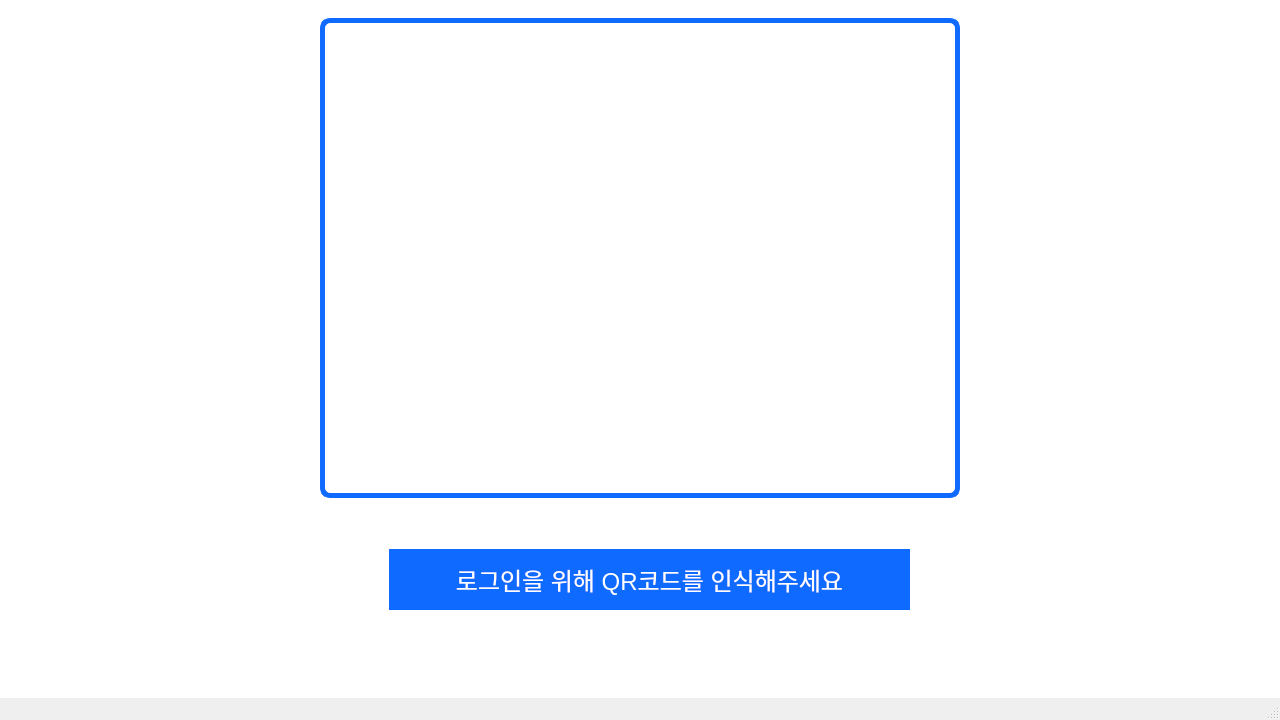
<?xml version="1.0" encoding="UTF-8"?>
<ui version="4.0">
 <class>MainWindow</class>
 <widget class="QMainWindow" name="MainWindow">
  <property name="geometry">
   <rect>
    <x>0</x>
    <y>0</y>
    <width>1280</width>
    <height>720</height>
   </rect>
  </property>
  <property name="minimumSize">
   <size>
    <width>1280</width>
    <height>720</height>
   </size>
  </property>
  <property name="maximumSize">
   <size>
    <width>1280</width>
    <height>720</height>
   </size>
  </property>
  <property name="windowTitle">
   <string>MainWindow</string>
  </property>
  <widget class="QWidget" name="centralwidget">
   <property name="styleSheet">
    <string notr="true">background-color: rgb(255, 255, 255);
font: 63 9pt &quot;Bahnschrift SemiBold SemiConden&quot;;
color: rgb(255, 255, 255);</string>
   </property>
   <layout class="QGridLayout" name="gridLayout_2">
    <item row="0" column="0">
     <widget class="QStackedWidget" name="stackedWidget">
      <widget class="QWidget" name="page">
       <widget class="QLabel" name="label">
        <property name="geometry">
         <rect>
          <x>311</x>
          <y>9</y>
          <width>640</width>
          <height>480</height>
         </rect>
        </property>
        <property name="minimumSize">
         <size>
          <width>640</width>
          <height>480</height>
         </size>
        </property>
        <property name="maximumSize">
         <size>
          <width>1280</width>
          <height>960</height>
         </size>
        </property>
        <property name="layoutDirection">
         <enum>Qt::LeftToRight</enum>
        </property>
        <property name="autoFillBackground">
         <bool>false</bool>
        </property>
        <property name="styleSheet">
         <string notr="true">border-style: solid;
border-width: 5px;
border-color: rgb(15, 107, 255);
border-radius: 10px;</string>
        </property>
        <property name="midLineWidth">
         <number>0</number>
        </property>
        <property name="text">
         <string/>
        </property>
        <property name="alignment">
         <set>Qt::AlignCenter</set>
        </property>
       </widget>
       <widget class="QLabel" name="label_2">
        <property name="geometry">
         <rect>
          <x>380</x>
          <y>540</y>
          <width>521</width>
          <height>61</height>
         </rect>
        </property>
        <property name="layoutDirection">
         <enum>Qt::LeftToRight</enum>
        </property>
        <property name="styleSheet">
         <string notr="true">color: rgb(255, 255, 255);
background-color: rgb(15, 107, 255);
font: 18pt &quot;맑은 고딕&quot;;</string>
        </property>
        <property name="text">
         <string>&lt;html&gt;&lt;head/&gt;&lt;body&gt;&lt;p&gt;&lt;span style=&quot; font-size:18pt;&quot;&gt;로그인을 위해 QR코드를 인식해주세요&lt;/span&gt;&lt;/p&gt;&lt;/body&gt;&lt;/html&gt;</string>
        </property>
        <property name="alignment">
         <set>Qt::AlignCenter</set>
        </property>
       </widget>
      </widget>
      <widget class="QWidget" name="page_2">
       <widget class="QLabel" name="label_3">
        <property name="geometry">
         <rect>
          <x>310</x>
          <y>50</y>
          <width>640</width>
          <height>450</height>
         </rect>
        </property>
        <property name="minimumSize">
         <size>
          <width>640</width>
          <height>450</height>
         </size>
        </property>
        <property name="styleSheet">
         <string notr="true">border-style: solid;
border-width: 5px;
border-color: rgb(15, 107, 255);
border-radius: 10px;</string>
        </property>
        <property name="text">
         <string/>
        </property>
        <property name="alignment">
         <set>Qt::AlignCenter</set>
        </property>
       </widget>
       <widget class="QPushButton" name="pushButton">
        <property name="geometry">
         <rect>
          <x>510</x>
          <y>570</y>
          <width>300</width>
          <height>60</height>
         </rect>
        </property>
        <property name="minimumSize">
         <size>
          <width>300</width>
          <height>60</height>
         </size>
        </property>
        <property name="maximumSize">
         <size>
          <width>300</width>
          <height>60</height>
         </size>
        </property>
        <property name="contextMenuPolicy">
         <enum>Qt::DefaultContextMenu</enum>
        </property>
        <property name="toolTip">
         <string>&lt;html&gt;&lt;head/&gt;&lt;body&gt;&lt;p&gt;&lt;br/&gt;&lt;/p&gt;&lt;/body&gt;&lt;/html&gt;</string>
        </property>
        <property name="whatsThis">
         <string>&lt;html&gt;&lt;head/&gt;&lt;body&gt;&lt;p&gt;&lt;br/&gt;&lt;/p&gt;&lt;/body&gt;&lt;/html&gt;</string>
        </property>
        <property name="styleSheet">
         <string notr="true">background-color: rgb(15, 107, 255);
color: rgb(255, 255, 255);
font: 18pt &quot;맑은 고딕&quot;;

</string>
        </property>
        <property name="text">
         <string>촬영</string>
        </property>
       </widget>
       <widget class="QLabel" name="label_17">
        <property name="geometry">
         <rect>
          <x>370</x>
          <y>540</y>
          <width>544</width>
          <height>20</height>
         </rect>
        </property>
        <property name="toolTip">
         <string>&lt;html&gt;&lt;head/&gt;&lt;body&gt;&lt;p align=&quot;center&quot;&gt;&lt;br/&gt;&lt;/p&gt;&lt;/body&gt;&lt;/html&gt;</string>
        </property>
        <property name="styleSheet">
         <string notr="true">font: 12pt &quot;Ubuntu&quot;;
color: rgb(0, 0, 0);</string>
        </property>
        <property name="text">
         <string/>
        </property>
        <property name="alignment">
         <set>Qt::AlignCenter</set>
        </property>
       </widget>
       <widget class="QPushButton" name="pushButton_3">
        <property name="geometry">
         <rect>
          <x>1100</x>
          <y>570</y>
          <width>100</width>
          <height>60</height>
         </rect>
        </property>
        <property name="minimumSize">
         <size>
          <width>100</width>
          <height>60</height>
         </size>
        </property>
        <property name="maximumSize">
         <size>
          <width>100</width>
          <height>60</height>
         </size>
        </property>
        <property name="styleSheet">
         <string notr="true">background-color: rgb(15, 107, 255);
font: 15pt &quot;맑은 고딕&quot;;
color: rgb(255, 255, 255);</string>
        </property>
        <property name="text">
         <string>장바구니</string>
        </property>
       </widget>
      </widget>
      <widget class="QWidget" name="page_3">
       <widget class="QPushButton" name="pushButton_2">
        <property name="geometry">
         <rect>
          <x>360</x>
          <y>550</y>
          <width>200</width>
          <height>60</height>
         </rect>
        </property>
        <property name="minimumSize">
         <size>
          <width>200</width>
          <height>60</height>
         </size>
        </property>
        <property name="maximumSize">
         <size>
          <width>200</width>
          <height>60</height>
         </size>
        </property>
        <property name="focusPolicy">
         <enum>Qt::TabFocus</enum>
        </property>
        <property name="styleSheet">
         <string notr="true">background-color: rgb(15, 107, 255);
border-style: solid;
border-width: 5px;
border-color: rgb(15, 107, 255);
border-radius: 10px;
color: rgb(255, 255, 255);
font: 18pt &quot;맑은 고딕&quot;;</string>
        </property>
        <property name="text">
         <string>장바구니 담기</string>
        </property>
       </widget>
       <widget class="QLabel" name="label_4">
        <property name="geometry">
         <rect>
          <x>120</x>
          <y>60</y>
          <width>640</width>
          <height>450</height>
         </rect>
        </property>
        <property name="minimumSize">
         <size>
          <width>640</width>
          <height>450</height>
         </size>
        </property>
        <property name="maximumSize">
         <size>
          <width>640</width>
          <height>450</height>
         </size>
        </property>
        <property name="styleSheet">
         <string notr="true">border-style: solid;
border-width: 5px;
border-color: rgb(15, 107, 255);
border-radius: 10px;</string>
        </property>
        <property name="text">
         <string>TextLabel</string>
        </property>
       </widget>
       <widget class="QPushButton" name="pushButton_4">
        <property name="geometry">
         <rect>
          <x>1050</x>
          <y>550</y>
          <width>100</width>
          <height>60</height>
         </rect>
        </property>
        <property name="minimumSize">
         <size>
          <width>100</width>
          <height>60</height>
         </size>
        </property>
        <property name="maximumSize">
         <size>
          <width>100</width>
          <height>60</height>
         </size>
        </property>
        <property name="styleSheet">
         <string notr="true">background-color: rgb(15, 107, 255);
color: rgb(255, 255, 255);
border-style: solid;
border-width: 5px;
border-color: rgb(15, 107, 255);
border-radius: 10px;
font: 18pt &quot;맑은 고딕&quot;;</string>
        </property>
        <property name="text">
         <string>뒤로가기</string>
        </property>
       </widget>
       <widget class="QLabel" name="label_5">
        <property name="geometry">
         <rect>
          <x>860</x>
          <y>60</y>
          <width>300</width>
          <height>450</height>
         </rect>
        </property>
        <property name="minimumSize">
         <size>
          <width>300</width>
          <height>450</height>
         </size>
        </property>
        <property name="maximumSize">
         <size>
          <width>300</width>
          <height>450</height>
         </size>
        </property>
        <property name="styleSheet">
         <string notr="true">
color: rgb(0, 0, 0);
border-style: solid;
border-width: 5px;
border-color: rgb(15, 107, 255);
border-radius: 10px;
font: 16pt &quot;Ubuntu&quot;;</string>
        </property>
        <property name="text">
         <string>123</string>
        </property>
        <property name="alignment">
         <set>Qt::AlignLeading|Qt::AlignLeft|Qt::AlignTop</set>
        </property>
       </widget>
      </widget>
      <widget class="QWidget" name="page_4">
       <widget class="QLabel" name="label_14">
        <property name="geometry">
         <rect>
          <x>110</x>
          <y>30</y>
          <width>640</width>
          <height>480</height>
         </rect>
        </property>
        <property name="minimumSize">
         <size>
          <width>640</width>
          <height>480</height>
         </size>
        </property>
        <property name="maximumSize">
         <size>
          <width>640</width>
          <height>450</height>
         </size>
        </property>
        <property name="styleSheet">
         <string notr="true">border-style: solid;
border-width: 5px;
border-color: rgb(15, 107, 255);
border-radius: 10px;</string>
        </property>
        <property name="text">
         <string>사진</string>
        </property>
       </widget>
       <widget class="QPushButton" name="pushButton_6">
        <property name="geometry">
         <rect>
          <x>940</x>
          <y>540</y>
          <width>200</width>
          <height>60</height>
         </rect>
        </property>
        <property name="minimumSize">
         <size>
          <width>200</width>
          <height>60</height>
         </size>
        </property>
        <property name="maximumSize">
         <size>
          <width>200</width>
          <height>16777215</height>
         </size>
        </property>
        <property name="styleSheet">
         <string notr="true">background-color: rgb(15, 107, 255);
border-style: solid;
border-width: 5px;
border-color: rgb(15, 107, 255);
border-radius: 10px;
font: 15pt &quot;맑은 고딕&quot;;
color: rgb(255, 255, 255);</string>
        </property>
        <property name="text">
         <string>뒤로가기</string>
        </property>
       </widget>
       <widget class="QPushButton" name="pushButton_7">
        <property name="geometry">
         <rect>
          <x>810</x>
          <y>540</y>
          <width>96</width>
          <height>60</height>
         </rect>
        </property>
        <property name="minimumSize">
         <size>
          <width>0</width>
          <height>60</height>
         </size>
        </property>
        <property name="styleSheet">
         <string notr="true">background-color: rgb(15, 107, 255);
border-style: solid;
border-width: 5px;
border-color: rgb(15, 107, 255);
border-radius: 10px;
color: rgb(255, 255, 255);
font: 15pt &quot;맑은 고딕&quot;;</string>
        </property>
        <property name="text">
         <string>로그아웃</string>
        </property>
       </widget>
       <widget class="QPushButton" name="pushButton_5">
        <property name="geometry">
         <rect>
          <x>300</x>
          <y>540</y>
          <width>271</width>
          <height>60</height>
         </rect>
        </property>
        <property name="minimumSize">
         <size>
          <width>200</width>
          <height>60</height>
         </size>
        </property>
        <property name="styleSheet">
         <string notr="true">background-color: rgb(15, 107, 255);
border-style: solid;
border-width: 5px;
border-color: rgb(15, 107, 255);
border-radius: 10px;
color: rgb(255, 255, 255);
font: 15pt &quot;맑은 고딕&quot;;</string>
        </property>
        <property name="text">
         <string>메뉴 추천</string>
        </property>
       </widget>
       <widget class="QWidget" name="layoutWidget">
        <property name="geometry">
         <rect>
          <x>830</x>
          <y>100</y>
          <width>310</width>
          <height>352</height>
         </rect>
        </property>
        <layout class="QVBoxLayout" name="verticalLayout_4">
         <item alignment="Qt::AlignTop">
          <widget class="QLabel" name="label_6">
           <property name="minimumSize">
            <size>
             <width>300</width>
             <height>200</height>
            </size>
           </property>
           <property name="styleSheet">
            <string notr="true">border-style: solid;
border-width: 5px;
border-color: rgb(15, 107, 255);
border-radius: 10px;
color: rgb(0, 0, 0);</string>
           </property>
           <property name="text">
            <string>리스트 출력</string>
           </property>
           <property name="alignment">
            <set>Qt::AlignCenter</set>
           </property>
          </widget>
         </item>
         <item>
          <layout class="QHBoxLayout" name="horizontalLayout">
           <item>
            <widget class="QPushButton" name="pushButton_11">
             <property name="minimumSize">
              <size>
               <width>150</width>
               <height>30</height>
              </size>
             </property>
             <property name="maximumSize">
              <size>
               <width>150</width>
               <height>30</height>
              </size>
             </property>
             <property name="styleSheet">
              <string notr="true">background-color: rgb(15, 107, 255);
border-style: solid;
border-width: 5px;
border-color: rgb(15, 107, 255);
border-radius: 10px;
font: 15pt &quot;맑은 고딕&quot;;
color: rgb(255, 255, 255);</string>
             </property>
             <property name="text">
              <string>Before</string>
             </property>
            </widget>
           </item>
           <item>
            <widget class="QPushButton" name="pushButton_10">
             <property name="minimumSize">
              <size>
               <width>150</width>
               <height>30</height>
              </size>
             </property>
             <property name="maximumSize">
              <size>
               <width>150</width>
               <height>30</height>
              </size>
             </property>
             <property name="styleSheet">
              <string notr="true">background-color: rgb(15,107, 255);
border-style: solid;
border-width: 5px;
border-color: rgb(15, 107, 255);
border-radius: 10px;
color: rgb(255, 255, 255);
font: 15pt &quot;맑은 고딕&quot;;</string>
             </property>
             <property name="text">
              <string>Next</string>
             </property>
            </widget>
           </item>
          </layout>
         </item>
         <item>
          <widget class="QLabel" name="label_13">
           <property name="minimumSize">
            <size>
             <width>300</width>
             <height>50</height>
            </size>
           </property>
           <property name="styleSheet">
            <string notr="true">border-style: solid;
border-width: 5px;
border-color: rgb(15, 107, 255);
border-radius: 10px;
color: rgb(0, 0, 0);</string>
           </property>
           <property name="text">
            <string>페이지</string>
           </property>
           <property name="alignment">
            <set>Qt::AlignCenter</set>
           </property>
          </widget>
         </item>
         <item>
          <widget class="QPushButton" name="pushButton_12">
           <property name="minimumSize">
            <size>
             <width>0</width>
             <height>50</height>
            </size>
           </property>
           <property name="styleSheet">
            <string notr="true">background-color: rgb(15, 107, 255);
border-style: solid;
border-width: 5px;
border-color: rgb(15, 107, 255);
border-radius: 10px;
font: 15pt &quot;맑은 고딕&quot;;
color: rgb(255, 255, 255);</string>
           </property>
           <property name="text">
            <string>장바구니에서 제거</string>
           </property>
          </widget>
         </item>
        </layout>
       </widget>
      </widget>
      <widget class="QWidget" name="page_5">
       <widget class="QLabel" name="label_7">
        <property name="geometry">
         <rect>
          <x>50</x>
          <y>70</y>
          <width>351</width>
          <height>281</height>
         </rect>
        </property>
        <property name="text">
         <string>상품 이미지</string>
        </property>
       </widget>
       <widget class="QLabel" name="label_8">
        <property name="geometry">
         <rect>
          <x>500</x>
          <y>90</y>
          <width>181</width>
          <height>151</height>
         </rect>
        </property>
        <property name="text">
         <string>성분표 출력력</string>
        </property>
       </widget>
       <widget class="QPushButton" name="pushButton_8">
        <property name="geometry">
         <rect>
          <x>520</x>
          <y>320</y>
          <width>141</width>
          <height>61</height>
         </rect>
        </property>
        <property name="text">
         <string>장바구니에 제거</string>
        </property>
       </widget>
       <widget class="QPushButton" name="pushButton_9">
        <property name="geometry">
         <rect>
          <x>540</x>
          <y>440</y>
          <width>91</width>
          <height>30</height>
         </rect>
        </property>
        <property name="text">
         <string>뒤로가기</string>
        </property>
       </widget>
      </widget>
      <widget class="QWidget" name="page_6">
       <widget class="QLabel" name="label_9">
        <property name="geometry">
         <rect>
          <x>10</x>
          <y>90</y>
          <width>511</width>
          <height>411</height>
         </rect>
        </property>
        <property name="text">
         <string>요리 이미지</string>
        </property>
       </widget>
       <widget class="QLabel" name="label_10">
        <property name="geometry">
         <rect>
          <x>560</x>
          <y>80</y>
          <width>631</width>
          <height>81</height>
         </rect>
        </property>
        <property name="styleSheet">
         <string notr="true">font: 18pt &quot;Ubuntu&quot;;
color: rgb(0, 0, 0);</string>
        </property>
        <property name="text">
         <string>요리 이름</string>
        </property>
       </widget>
       <widget class="QLabel" name="label_11">
        <property name="geometry">
         <rect>
          <x>540</x>
          <y>180</y>
          <width>631</width>
          <height>261</height>
         </rect>
        </property>
        <property name="styleSheet">
         <string notr="true">color: rgb(0, 0, 0);</string>
        </property>
        <property name="text">
         <string>요리 재료</string>
        </property>
       </widget>
       <widget class="QLabel" name="label_12">
        <property name="geometry">
         <rect>
          <x>550</x>
          <y>480</y>
          <width>611</width>
          <height>81</height>
         </rect>
        </property>
        <property name="styleSheet">
         <string notr="true">color: rgb(0, 0, 0);</string>
        </property>
        <property name="text">
         <string>요리 링크</string>
        </property>
       </widget>
      </widget>
      <widget class="QWidget" name="page_7">
       <widget class="QPushButton" name="pushButton_13">
        <property name="geometry">
         <rect>
          <x>320</x>
          <y>510</y>
          <width>641</width>
          <height>100</height>
         </rect>
        </property>
        <property name="minimumSize">
         <size>
          <width>0</width>
          <height>100</height>
         </size>
        </property>
        <property name="styleSheet">
         <string notr="true">color: rgb(255, 255, 255);
background-color: rgb(2, 78, 255);
font: 24pt &quot;Ubuntu&quot;;</string>
        </property>
        <property name="text">
         <string>시작하기</string>
        </property>
       </widget>
       <widget class="QLabel" name="label_16">
        <property name="geometry">
         <rect>
          <x>311</x>
          <y>255</y>
          <width>641</width>
          <height>121</height>
         </rect>
        </property>
        <property name="text">
         <string>Wlcome to WSIE</string>
        </property>
       </widget>
       <widget class="QLabel" name="label_15">
        <property name="geometry">
         <rect>
          <x>311</x>
          <y>9</y>
          <width>640</width>
          <height>240</height>
         </rect>
        </property>
        <property name="minimumSize">
         <size>
          <width>640</width>
          <height>240</height>
         </size>
        </property>
        <property name="maximumSize">
         <size>
          <width>640</width>
          <height>240</height>
         </size>
        </property>
        <property name="text">
         <string>TextLabel</string>
        </property>
       </widget>
      </widget>
     </widget>
    </item>
   </layout>
  </widget>
  <widget class="QMenuBar" name="menubar">
   <property name="geometry">
    <rect>
     <x>0</x>
     <y>0</y>
     <width>1280</width>
     <height>28</height>
    </rect>
   </property>
  </widget>
  <widget class="QStatusBar" name="statusbar"/>
 </widget>
 <resources/>
 <connections/>
</ui>
